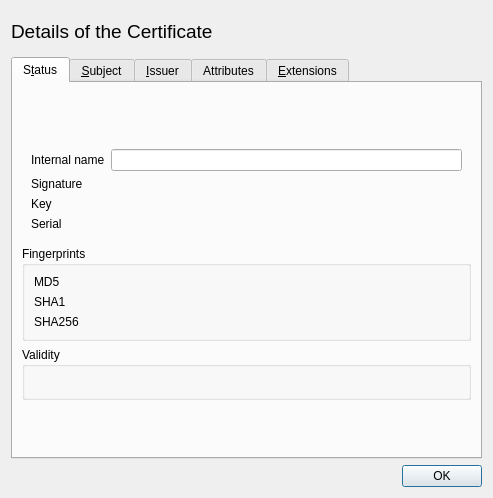
<?xml version="1.0" encoding="UTF-8"?>
<ui version="4.0">
 <class>CertDetail</class>
 <widget class="QDialog" name="CertDetail">
  <property name="geometry">
   <rect>
    <x>0</x>
    <y>0</y>
    <width>493</width>
    <height>498</height>
   </rect>
  </property>
  <layout class="QVBoxLayout" name="verticalLayout_2">
   <item>
    <layout class="QHBoxLayout">
     <item>
      <widget class="QLabel" name="headerLabel">
       <property name="font">
        <font>
         <family>Arial</family>
         <pointsize>14</pointsize>
         <weight>50</weight>
         <italic>false</italic>
         <bold>false</bold>
         <underline>false</underline>
         <strikeout>false</strikeout>
        </font>
       </property>
       <property name="text">
        <string>Details of the Certificate</string>
       </property>
      </widget>
     </item>
     <item>
      <spacer>
       <property name="orientation">
        <enum>Qt::Horizontal</enum>
       </property>
       <property name="sizeType">
        <enum>QSizePolicy::Expanding</enum>
       </property>
       <property name="sizeHint" stdset="0">
        <size>
         <width>20</width>
         <height>20</height>
        </size>
       </property>
      </spacer>
     </item>
     <item>
      <widget class="QLabel" name="image">
       <property name="minimumSize">
        <size>
         <width>95</width>
         <height>40</height>
        </size>
       </property>
       <property name="maximumSize">
        <size>
         <width>95</width>
         <height>40</height>
        </size>
       </property>
       <property name="scaledContents">
        <bool>true</bool>
       </property>
      </widget>
     </item>
    </layout>
   </item>
   <item>
    <widget class="QTabWidget" name="tabwidget">
     <property name="currentIndex">
      <number>0</number>
     </property>
     <widget class="QWidget" name="unnamed">
      <attribute name="title">
       <string>S&amp;tatus</string>
      </attribute>
      <layout class="QVBoxLayout" name="verticalLayout_4">
       <item>
        <spacer>
         <property name="orientation">
          <enum>Qt::Vertical</enum>
         </property>
         <property name="sizeType">
          <enum>QSizePolicy::Expanding</enum>
         </property>
         <property name="sizeHint" stdset="0">
          <size>
           <width>20</width>
           <height>20</height>
          </size>
         </property>
        </spacer>
       </item>
       <item>
        <widget class="QFrame" name="frame">
         <property name="frameShadow">
          <enum>QFrame::Sunken</enum>
         </property>
         <layout class="QGridLayout" name="gridLayout">
          <item row="0" column="0">
           <widget class="QLabel" name="TextLabel2">
            <property name="text">
             <string>Internal name</string>
            </property>
           </widget>
          </item>
          <item row="0" column="1">
           <widget class="QLineEdit" name="descr">
            <property name="toolTip">
             <string>The internal name of the certificate in the database</string>
            </property>
           </widget>
          </item>
          <item row="1" column="0">
           <widget class="QLabel" name="signedLabel">
            <property name="text">
             <string>Signature</string>
            </property>
           </widget>
          </item>
          <item row="1" column="1">
           <layout class="QHBoxLayout" name="horizontalLayout">
            <item>
             <widget class="ClickLabel" name="signature">
              <property name="text">
               <string/>
              </property>
             </widget>
            </item>
            <item>
             <widget class="CopyLabel" name="sigAlgo">
              <property name="text">
               <string/>
              </property>
             </widget>
            </item>
           </layout>
          </item>
          <item row="2" column="0">
           <widget class="QLabel" name="TextLabel6">
            <property name="text">
             <string>Key</string>
            </property>
           </widget>
          </item>
          <item row="2" column="1">
           <widget class="ClickLabel" name="privKey">
            <property name="text">
             <string/>
            </property>
           </widget>
          </item>
          <item row="3" column="0">
           <widget class="QLabel" name="serialLabel">
            <property name="sizePolicy">
             <sizepolicy hsizetype="Fixed" vsizetype="Minimum">
              <horstretch>0</horstretch>
              <verstretch>0</verstretch>
             </sizepolicy>
            </property>
            <property name="text">
             <string>Serial</string>
            </property>
           </widget>
          </item>
          <item row="3" column="1">
           <widget class="CopyLabel" name="serialNr">
            <property name="sizePolicy">
             <sizepolicy hsizetype="Preferred" vsizetype="Minimum">
              <horstretch>0</horstretch>
              <verstretch>0</verstretch>
             </sizepolicy>
            </property>
            <property name="toolTip">
             <string>The serial number of the certificate</string>
            </property>
            <property name="text">
             <string/>
            </property>
           </widget>
          </item>
         </layout>
        </widget>
       </item>
       <item>
        <widget class="QGroupBox" name="fingerprints">
         <property name="title">
          <string>Fingerprints</string>
         </property>
         <layout class="QGridLayout">
          <item row="0" column="0">
           <widget class="QLabel" name="TextLabel1_2">
            <property name="text">
             <string>MD5</string>
            </property>
           </widget>
          </item>
          <item row="0" column="1">
           <widget class="CopyLabel" name="fpMD5">
            <property name="toolTip">
             <string>An md5 hashsum of the certificate</string>
            </property>
           </widget>
          </item>
          <item row="1" column="0">
           <widget class="QLabel" name="TextLabel2_2">
            <property name="text">
             <string>SHA1</string>
            </property>
           </widget>
          </item>
          <item row="1" column="1">
           <widget class="CopyLabel" name="fpSHA1">
            <property name="toolTip">
             <string>A SHA-1 hashsum of the certificate</string>
            </property>
           </widget>
          </item>
          <item row="2" column="0">
           <widget class="QLabel" name="TextLabel2_3">
            <property name="text">
             <string>SHA256</string>
            </property>
           </widget>
          </item>
          <item row="2" column="1">
           <widget class="CopyLabel" name="fpSHA256">
            <property name="toolTip">
             <string>A SHA-256 hashsum of the certificate</string>
            </property>
           </widget>
          </item>
         </layout>
        </widget>
       </item>
       <item>
        <widget class="QGroupBox" name="validity">
         <property name="title">
          <string>Validity</string>
         </property>
         <layout class="QHBoxLayout">
          <property name="margin">
           <number>8</number>
          </property>
          <item>
           <widget class="CopyLabel" name="notBefore">
            <property name="toolTip">
             <string>The time since the certificate is valid</string>
            </property>
           </widget>
          </item>
          <item>
           <widget class="CopyLabel" name="notAfter">
            <property name="toolTip">
             <string>The time until the certificate is valid</string>
            </property>
           </widget>
          </item>
          <item>
           <widget class="ClickLabel" name="dateValid">
            <property name="text">
             <string/>
            </property>
           </widget>
          </item>
         </layout>
        </widget>
       </item>
       <item>
        <spacer>
         <property name="orientation">
          <enum>Qt::Vertical</enum>
         </property>
         <property name="sizeType">
          <enum>QSizePolicy::Expanding</enum>
         </property>
         <property name="sizeHint" stdset="0">
          <size>
           <width>20</width>
           <height>20</height>
          </size>
         </property>
        </spacer>
       </item>
      </layout>
     </widget>
     <widget class="QWidget" name="unnamed_1">
      <attribute name="title">
       <string>&amp;Subject</string>
      </attribute>
      <layout class="QVBoxLayout">
       <property name="margin">
        <number>11</number>
       </property>
       <item>
        <widget class="DistName" name="subject" native="true"/>
       </item>
      </layout>
     </widget>
     <widget class="QWidget" name="tab">
      <attribute name="title">
       <string>&amp;Issuer</string>
      </attribute>
      <layout class="QVBoxLayout">
       <property name="margin">
        <number>11</number>
       </property>
       <item>
        <widget class="DistName" name="issuer" native="true"/>
       </item>
      </layout>
     </widget>
     <widget class="QWidget" name="tab_2">
      <attribute name="title">
       <string>Attributes</string>
      </attribute>
      <layout class="QVBoxLayout" name="verticalLayout_3">
       <item>
        <widget class="QWidget" name="attributes" native="true"/>
       </item>
      </layout>
     </widget>
     <widget class="QWidget" name="unnamed_2">
      <attribute name="title">
       <string>&amp;Extensions</string>
      </attribute>
      <layout class="QVBoxLayout" name="verticalLayout">
       <item>
        <widget class="QTextEdit" name="v3extensions">
         <property name="readOnly">
          <bool>true</bool>
         </property>
        </widget>
       </item>
       <item>
        <widget class="QPushButton" name="showExt">
         <property name="text">
          <string>Show config</string>
         </property>
        </widget>
       </item>
      </layout>
     </widget>
    </widget>
   </item>
   <item>
    <widget class="QDialogButtonBox" name="buttonBox">
     <property name="standardButtons">
      <set>QDialogButtonBox::Ok</set>
     </property>
    </widget>
   </item>
  </layout>
 </widget>
 <customwidgets>
  <customwidget>
   <class>ClickLabel</class>
   <extends>QLabel</extends>
   <header>widgets/clicklabel.h</header>
  </customwidget>
  <customwidget>
   <class>DistName</class>
   <extends>QWidget</extends>
   <header>widgets/distname.h</header>
   <container>1</container>
  </customwidget>
  <customwidget>
   <class>CopyLabel</class>
   <extends>QLabel</extends>
   <header>widgets/clicklabel.h</header>
  </customwidget>
 </customwidgets>
 <resources/>
 <connections>
  <connection>
   <sender>buttonBox</sender>
   <signal>accepted()</signal>
   <receiver>CertDetail</receiver>
   <slot>accept()</slot>
   <hints>
    <hint type="sourcelabel">
     <x>369</x>
     <y>422</y>
    </hint>
    <hint type="destinationlabel">
     <x>235</x>
     <y>405</y>
    </hint>
   </hints>
  </connection>
 </connections>
</ui>
